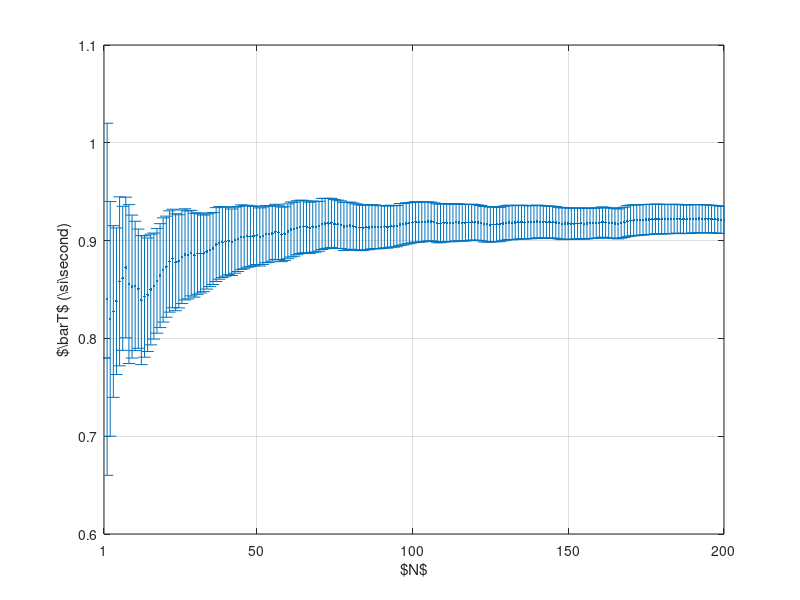

Recreate this plot in MATLAB.
% Leo los datos
data = csvread("data/periodos.csv");

function [n, media, desv] = calcMedia(data)
    m = size(data, 1);
    n = 1:m;
    media = zeros(m, 1);
    desv = zeros(m, 1);

    for i = n
        media(i) = mean(data(1:i));
        desv(i) = 3 * std(data(1:i)) * i ^ (-1/2);
    end
end

% Calculo la media con su desviacion
[n, media, desv] = calcMedia(data);

% Grafico
errorbar(n, media, desv, ".");
xlabel("$N$");
ylabel("$\\bar{T}$ (\\si{\\second})");
xlim([1, 200])
xticks([1 50:50:200]);
grid on;

% Escribo en archivo
print -dtikz "-S900,600" "-F:5.5" "img/media.tikz"
